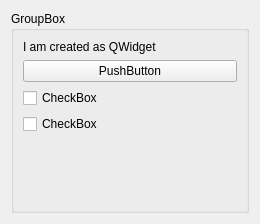
<?xml version="1.0" encoding="UTF-8"?>
<ui version="4.0">
 <class>Form</class>
 <widget class="QWidget" name="Form">
  <property name="geometry">
   <rect>
    <x>0</x>
    <y>0</y>
    <width>260</width>
    <height>224</height>
   </rect>
  </property>
  <property name="windowTitle">
   <string>Form</string>
  </property>
  <layout class="QHBoxLayout" name="horizontalLayout">
   <item>
    <widget class="QGroupBox" name="groupBox">
     <property name="title">
      <string>GroupBox</string>
     </property>
     <layout class="QVBoxLayout" name="verticalLayout">
      <item>
       <widget class="QLabel" name="label">
        <property name="text">
         <string>I am created as QWidget</string>
        </property>
       </widget>
      </item>
      <item>
       <widget class="QPushButton" name="pushButton">
        <property name="text">
         <string>PushButton</string>
        </property>
       </widget>
      </item>
      <item>
       <widget class="QCheckBox" name="checkBox">
        <property name="text">
         <string>CheckBox</string>
        </property>
       </widget>
      </item>
      <item>
       <widget class="QCheckBox" name="checkBox_2">
        <property name="text">
         <string>CheckBox</string>
        </property>
       </widget>
      </item>
      <item>
       <spacer name="verticalSpacer">
        <property name="orientation">
         <enum>Qt::Vertical</enum>
        </property>
        <property name="sizeHint" stdset="0">
         <size>
          <width>20</width>
          <height>40</height>
         </size>
        </property>
       </spacer>
      </item>
     </layout>
    </widget>
   </item>
  </layout>
 </widget>
 <resources/>
 <connections/>
</ui>
